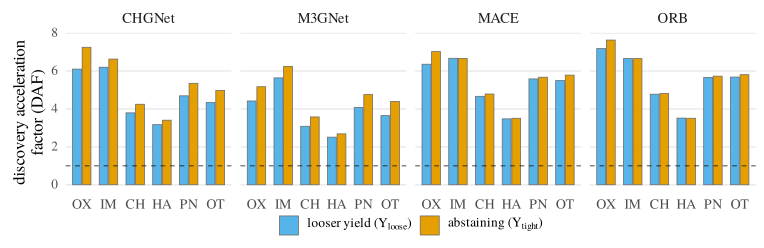

This figure's R source:
#!/usr/bin/env Rscript
# ==========================================================================
# F1_daf_coverage.R -- paper Fig. 1: matched-yield DAF at the looser
# (Y_loose) vs tighter (Y_tight, abstaining) yield budgets, per anion-class
# stratum and per UIP model.
#
# REGENERATE-ONLY-FROM-JSON RULE (portfolio honest-audit culture):
#   Reads EXCLUSIVELY the frozen result JSON below; never hardcode arrays,
#   never hand-edit the JSON. Rebuild with `make figures` from manuscripts/.
#
# Input : ../research/results/MT29/mt29_stage1_matched_yield_result.json
#         (per_model_budgets[model]$daf_top_y_loose / $daf_top_y_tight)
# Output: figures/F1_daf_coverage.pdf and figures/F1_daf_coverage.png
# ==========================================================================

suppressPackageStartupMessages({
  library(jsonlite)
  library(ggplot2)
})

# Serif family (JCIM/ACS Times-like). Set at BOTH the theme and the device so
# geom_text() and plotmath (which do not inherit the theme base_family) also
# render in serif; keeps every embedded glyph in one serif family with no
# sans/CJK fallback fonts (see figures README / pdffonts acceptance).
ff <- "TeX Gyre Termes"
update_geom_defaults("text", list(family = ff))
update_geom_defaults("label", list(family = ff))

input_json <- "../../research/results/MT29/mt29_stage1_matched_yield_result.json"
out_stem <- "F1_daf_coverage"

if (!file.exists(input_json)) {
  stop(sprintf(
    "Result JSON not found: %s\nFigures regenerate ONLY from on-disk result JSONs; run the analysis first.",
    input_json
  ))
}

res <- fromJSON(input_json)

models <- c("chgnet", "m3gnet", "mace", "orb")
model_labels <- c(chgnet = "CHGNet", m3gnet = "M3GNet", mace = "MACE", orb = "ORB")
strata <- c("oxide", "intermetallic", "chalcogenide", "halide", "pnictide", "other")
stratum_labels <- c(
  oxide = "OX", intermetallic = "IM", chalcogenide = "CH",
  halide = "HA", pnictide = "PN", other = "OT"
)

rows <- list()
for (m in models) {
  b <- res$per_model_budgets[[m]]
  for (s in strata) {
    rows[[length(rows) + 1]] <- data.frame(
      model = model_labels[[m]], stratum = s,
      budget = "looser yield (Y_loose)", daf = b$daf_top_y_loose[[s]]
    )
    rows[[length(rows) + 1]] <- data.frame(
      model = model_labels[[m]], stratum = s,
      budget = "abstaining (Y_tight)", daf = b$daf_top_y_tight[[s]]
    )
  }
}
df <- do.call(rbind, rows)
df$model <- factor(df$model, levels = unname(model_labels))
df$stratum <- factor(df$stratum, levels = strata, labels = stratum_labels[strata])
df$budget <- factor(df$budget,
  levels = c("looser yield (Y_loose)", "abstaining (Y_tight)")
)

p <- ggplot(df, aes(x = stratum, y = daf, fill = budget)) +
  geom_col(position = position_dodge(width = 0.72), width = 0.66,
           colour = "grey40", linewidth = 0.25) +
  geom_hline(yintercept = 1.0, linetype = "dashed", linewidth = 0.4,
             colour = "black", alpha = 0.6) +
  facet_wrap(~model, nrow = 1) +
  scale_fill_manual(
    values = c("#56B4E9", "#E69F00"),
    labels = c(
      expression("looser yield (" * Y[loose] * ")"),
      expression("abstaining (" * Y[tight] * ")")
    )
  ) +
  labs(x = NULL, y = "discovery acceleration\nfactor (DAF)", fill = NULL) +
  theme_minimal(base_size = 12, base_family = ff) +
  theme(
    axis.text.x = element_text(size = 10),
    legend.position = "bottom",
    legend.margin = margin(t = 0, r = 0, b = 2, l = 0),
    legend.box.spacing = unit(0.1, "lines"),
    legend.key.size = unit(1.0, "lines"),
    panel.spacing = unit(0.45, "lines"),
    plot.margin = margin(t = 4, r = 6, b = 7, l = 10),
    panel.grid.minor = element_blank(),
    panel.grid.major.x = element_blank(),
    strip.text = element_text(size = 10.5)
  )

# Canvas sized so the included width (\textwidth in the paper, ~6.5in) scales
# base_size=10 to ~8.5pt effective on the printed page (typography audit
# 2026-07-16: the previous 10.5x3.4in canvas rendered at ~6.2pt effective).
ggsave(paste0(out_stem, ".pdf"), p, width = 7.65, height = 2.48, device = cairo_pdf, family = ff)
ggsave(paste0(out_stem, ".png"), p, width = 7.65, height = 2.48, dpi = 300,
       device = ragg::agg_png)

cat(sprintf("Wrote %s.pdf and %s.png from %s\n", out_stem, out_stem, input_json))
